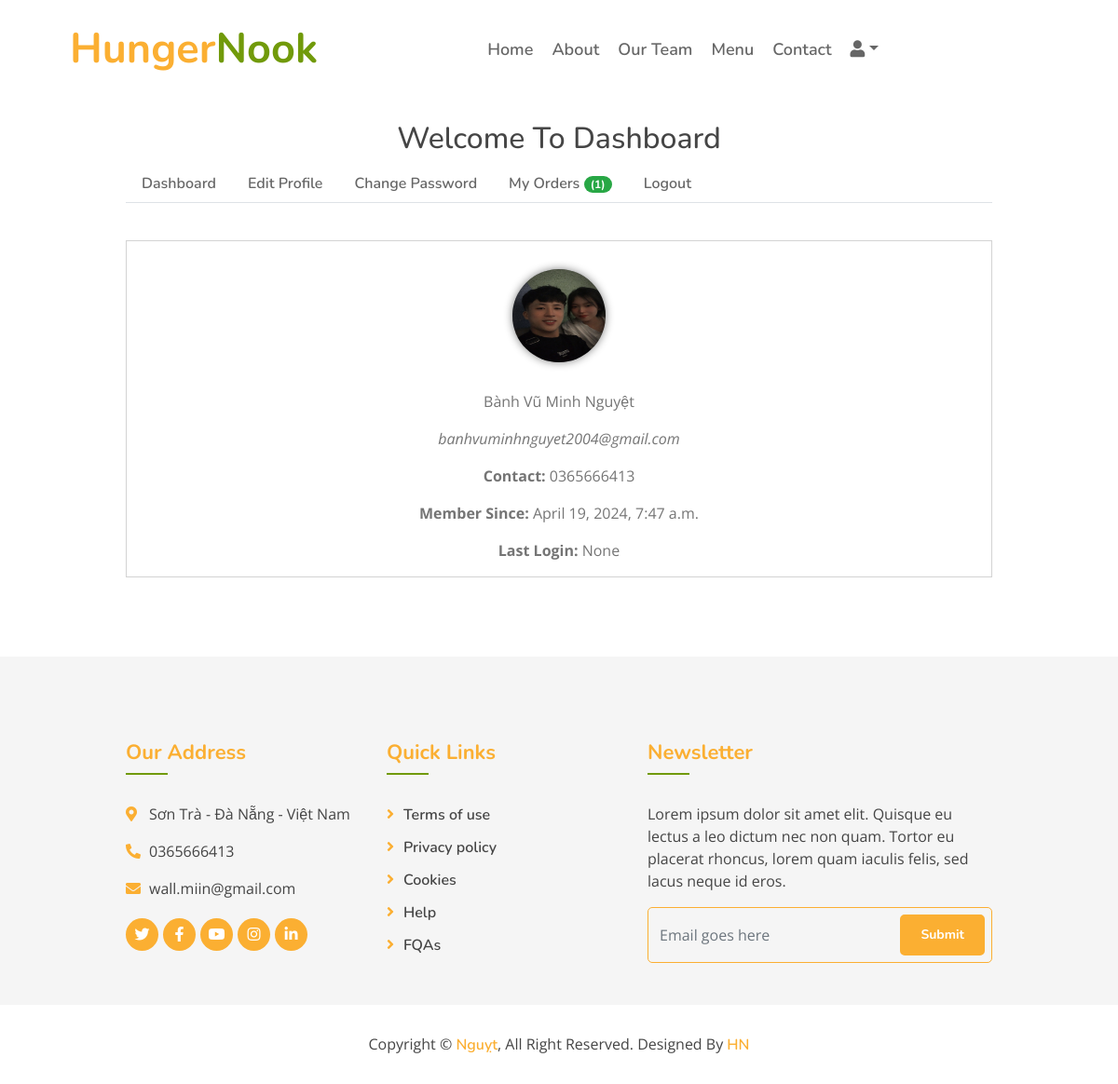
Page /dashboard/ (signed in) on the committed database.
### myapp/models.py (models this page shows, shortened)
class Profile(models.Model):
    user = models.OneToOneField(User, on_delete=models.CASCADE)
    profile_pic = models.ImageField(upload_to='profiles/%Y/%m/%d', null=True, blank=True)
    contact_number = models.CharField(max_length=15, null=True, blank=True)
    address = models.TextField(blank=True)
    updated_on = models.DateTimeField(auto_now=True)
    class Meta:
        verbose_name_plural="Profile Table"

### myapp/views.py (the view, shortened to what this page needs)
# urls.py: path('dashboard/', views.dashboard, name='dashboard'),
def dashboard(request):
    context={}
    login_user = get_object_or_404(User, id = request.user.id)
    profile = Profile.objects.get(user__id=request.user.id)
    context['profile'] = profile
    orders = Order.objects.filter(customer__user__id=request.user.id).order_by('-id')
    context['orders']=orders
    return render(request, 'dashboard.html', context)

### template/dashboard.html (shortened to what this page needs)
{% extends "base.html" %}
{% block content %}
<section id="mu-contact" style="padding-top:100px;">
    <div class="container">
        <div class="row">
            <div class="col-md-12">
                <div class="mu-contact-area">
                    <div class="mu-heading-area text-center">
                        <h2 class="mu-heading-title" style="margin-top: 30px;">Welcome To Dashboard</h2>
                    </div>
                    <div class="mu-contact-content">
                        <ul class="nav nav-tabs">
                            <li class="nav-item">
                                <a href="#dash" class="nav-link" data-toggle="tab">Dashboard</a>
                            </li>
                            <li class="nav-item">
                                <a href="#edit" class="nav-link" data-toggle="tab">Edit Profile</a>
                            </li>
                            <li class="nav-item">
                                <a href="#cpass" class="nav-link" data-toggle="tab">Change Password</a>
                            </li>
                            <li class="nav-item">
                                <a href="#orders" class="nav-link" data-toggle="tab">My Orders
                                    <span class="badge badge-success badge-pill">({{orders|length}})</span>
                                </a>
                            </li>
                            <li class="nav-item">
                                <a href="{% url 'logout' %}" class="nav-link" >Logout</a>
                            </li>
                        </ul>
                        <div class="tab-content">
                            <div class="tab-pane container-fluid active" id="dash">
                                <div class="row">
                                    <div class="col-md-12 text-center dash-content">
                                        {% if profile.profile_pic %}
                                        <a href="/media/{{profile.profile_pic}}"><img src="/media/{{profile.profile_pic}}" alt="" class="pic"></a>
                                        {% else %}
                                        <span class='pic'>{{profile.user.first_name.0}}</span>
                                        {% endif %}
                                        <p>{{user.first_name}}</p>
                                        <p><em>{{user.email}}</em></p>
                                        <p><strong>Contact: </strong>{{profile.contact_number}}</p>
                                        <p><strong>Member Since: </strong>{{user.date_joined}}</p>
                                        <p><strong>Last Login: </strong>{{user.last_login}}</p>
                                    </div>
                                </div>
                            </div>
                        </div>
                    </div>
                </div>
            </div>
        </div>
    </div>
</section>
{% endblock %}

### static/css/style.css (style rules this page uses)
body { color: #757575; background: #ffffff; font-family: 'open sans', sans-serif; }
h1, h2, h3, h4, h5, h6 { color: #454545; font-family: 'Nunito', sans-serif; }
a { font-family: 'Nunito', sans-serif; font-weight: 600; color: #fbaf32; transition: .3s; }
.container-fluid { max-width: 1366px; }

### template/dashboard.html (style rules this page uses)
.nav-link { color:#666666 !important; }
.dash-content { border:1px solid lightgray; margin:40px 0px; }
.dash-content .pic { background-color: gray; color: white; display: inline-block; height: 100px;width: 100px; border-radius: 50%; margin: 30px 0px; font-size: 30px; text-align: center; line-height: 100px; box-shadow: 0px 0px 10px gray; }
.container { width: 80%; }

### rows in the picture
Profile: profile_pic (picture), contact_number "0365666413"

### other values in the picture
{{ orders|length }} "1"
{{ user.first_name }} "Bành Vũ Minh Nguyệt"
{{ user.email }} "banhvuminhnguyet2004@gmail.com"
{{ user.date_joined }} "April 19, 2024, 7:47 a.m."
{{ user.last_login }} "None"
